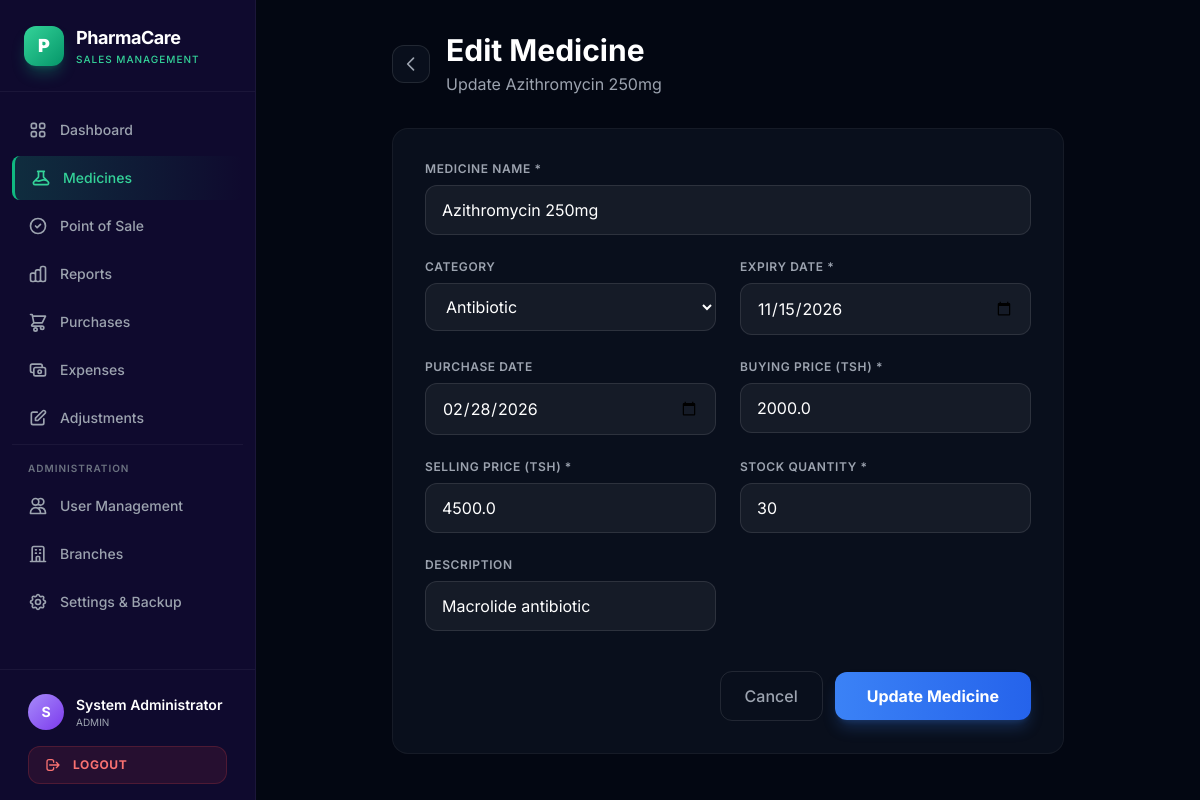
Page /medicines/edit/5 (signed in) on the committed database.
### tables this page shows
CREATE TABLE medicines (
        id INTEGER PRIMARY KEY AUTOINCREMENT,
        name TEXT NOT NULL,
        category TEXT,
        description TEXT,
        buying_price REAL NOT NULL,
        selling_price REAL NOT NULL,
        stock_qty INTEGER NOT NULL DEFAULT 0,
        expiry_date TEXT NOT NULL,
        purchase_date TEXT,
        created_at TIMESTAMP DEFAULT CURRENT_TIMESTAMP
    );

### app.py (the view, shortened to what this page needs)
@app.route('/medicines/edit/<int:id>', methods=['GET', 'POST'])
@login_required
def edit_medicine(id):
    conn = get_db()
    med = conn.execute("SELECT * FROM medicines WHERE id=?", (id,)).fetchone()
    conn.close()
    if not med:
        flash('Medicine not found', 'error')
        return redirect(url_for('medicines'))
    return render_template('edit_medicine.html', medicine=med)

### app.py (called while the page is built)
def get_db():
    conn = sqlite3.connect(DB_FILE)
    conn.row_factory = sqlite3.Row
    conn.execute("PRAGMA foreign_keys = ON")
    return conn

def login_required(f):
    @wraps(f)
    def decorated(*args, **kwargs):
        if 'user_id' not in session:
            return redirect(url_for('login'))
        return f(*args, **kwargs)
    return decorated

### templates/edit_medicine.html (shortened to what this page needs)
{% extends "base.html" %}
{% block content %}
<div class="max-w-2xl mx-auto">
    <div class="flex items-center gap-4 mb-8">
        <a href="{{ url_for('medicines') }}" class="p-2 rounded-xl bg-gray-900/50 border border-white/10 text-gray-400 hover:text-white transition">
            <svg class="w-5 h-5" fill="none" stroke="currentColor" viewBox="0 0 24 24"><path stroke-linecap="round" stroke-linejoin="round" stroke-width="2" d="M15 19l-7-7 7-7"/></svg>
        </a>
        <div>
            <h1 class="text-3xl font-bold text-white">Edit Medicine</h1>
            <p class="text-gray-400 mt-1">Update {{ medicine['name'] }}</p>
        </div>
    </div>
    <form method="POST" class="bg-gray-900/50 border border-white/5 rounded-2xl p-8 space-y-6">
        <div class="grid grid-cols-1 md:grid-cols-2 gap-6">
            <div class="md:col-span-2">
                <label class="block text-xs font-semibold text-gray-400 uppercase tracking-wider mb-2">Medicine Name *</label>
                <input type="text" name="name" required value="{{ medicine['name'] }}"
                    class="w-full px-4 py-3 bg-white/5 border border-white/10 rounded-xl text-white placeholder-gray-500 focus:outline-none focus:ring-2 focus:ring-primary-500 transition">
            </div>
            <div>
                <label class="block text-xs font-semibold text-gray-400 uppercase tracking-wider mb-2">Category</label>
                <select name="category"
                    class="w-full px-4 py-3 bg-white/5 border border-white/10 rounded-xl text-white focus:outline-none focus:ring-2 focus:ring-primary-500 transition">
                    {% for cat in ['Painkiller','Antibiotic','Antihistamine','Antacid','Antidiabetic','Supplement','Cough Medicine','Hydration','Other'] %}
                    <option value="{{ cat }}" class="bg-gray-900" {% if medicine['category'] == cat %}selected{% endif %}>{{ cat }}</option>
                    {% endfor %}
                </select>
            </div>
            <div>
                <label class="block text-xs font-semibold text-gray-400 uppercase tracking-wider mb-2">Expiry Date *</label>
                <input type="date" name="expiry_date" required value="{{ medicine['expiry_date'] }}"
                    class="w-full px-4 py-3 bg-white/5 border border-white/10 rounded-xl text-white focus:outline-none focus:ring-2 focus:ring-primary-500 transition">
            </div>
            <div>
                <label class="block text-xs font-semibold text-gray-400 uppercase tracking-wider mb-2">Purchase Date</label>
                <input type="date" name="purchase_date" value="{{ medicine['purchase_date'] or '' }}"
                    class="w-full px-4 py-3 bg-white/5 border border-white/10 rounded-xl text-white focus:outline-none focus:ring-2 focus:ring-primary-500 transition">
            </div>
            <div>
                <label class="block text-xs font-semibold text-gray-400 uppercase tracking-wider mb-2">Buying Price (TSH) *</label>
                <input type="number" name="buying_price" required min="0" step="any" value="{{ medicine['buying_price'] }}"
                    class="w-full px-4 py-3 bg-white/5 border border-white/10 rounded-xl text-white focus:outline-none focus:ring-2 focus:ring-primary-500 transition">
            </div>
            <div>
                <label class="block text-xs font-semibold text-gray-400 uppercase tracking-wider mb-2">Selling Price (TSH) *</label>
                <input type="number" name="selling_price" required min="0" step="any" value="{{ medicine['selling_price'] }}"
                    class="w-full px-4 py-3 bg-white/5 border border-white/10 rounded-xl text-white focus:outline-none focus:ring-2 focus:ring-primary-500 transition">
            </div>
            <div>
                <label class="block text-xs font-semibold text-gray-400 uppercase tracking-wider mb-2">Stock Quantity *</label>
                <input type="number" name="stock_qty" required min="0" value="{{ medicine['stock_qty'] }}"
                    class="w-full px-4 py-3 bg-white/5 border border-white/10 rounded-xl text-white focus:outline-none focus:ring-2 focus:ring-primary-500 transition">
            </div>
            <div>
                <label class="block text-xs font-semibold text-gray-400 uppercase tracking-wider mb-2">Description</label>
                <input type="text" name="description" value="{{ medicine['description'] or '' }}"
                    class="w-full px-4 py-3 bg-white/5 border border-white/10 rounded-xl text-white placeholder-gray-500 focus:outline-none focus:ring-2 focus:ring-primary-500 transition">
            </div>
        </div>
        <div class="flex items-center justify-end gap-3 pt-4">
            <a href="{{ url_for('medicines') }}" class="px-6 py-3 rounded-xl border border-white/10 text-gray-400 hover:text-white hover:bg-white/5 transition font-medium">Cancel</a>
            <button type="submit" class="px-8 py-3 bg-gradient-to-r from-blue-500 to-blue-600 hover:from-blue-600 hover:to-blue-700 text-white font-bold rounded-xl shadow-lg shadow-blue-500/25 transition-all duration-200 transform hover:scale-[1.02] active:scale-[0.98]">
                Update Medicine
            </button>
        </div>
    </form>
</div>
{% endblock %}

### templates/base.html (style rules this page uses)
* { scrollbar-width: thin; scrollbar-color: #059669 #1e1b4b; }

### rows in the picture
medicines: name "Azithromycin 250mg", category "Antibiotic", expiry_date "11/15/2026", purchase_date "02/28/2026", buying_price "2000.0", selling_price "4500.0", stock_qty "30", description "Macrolide antibiotic"

### other values in the picture
{{ session.get('full_name','')[0] if session.get('full_name') else 'U' }} "S"
{{ session.get('full_name','') }} "System Administrator"
{{ session.get('role','') }} "ADMIN"
